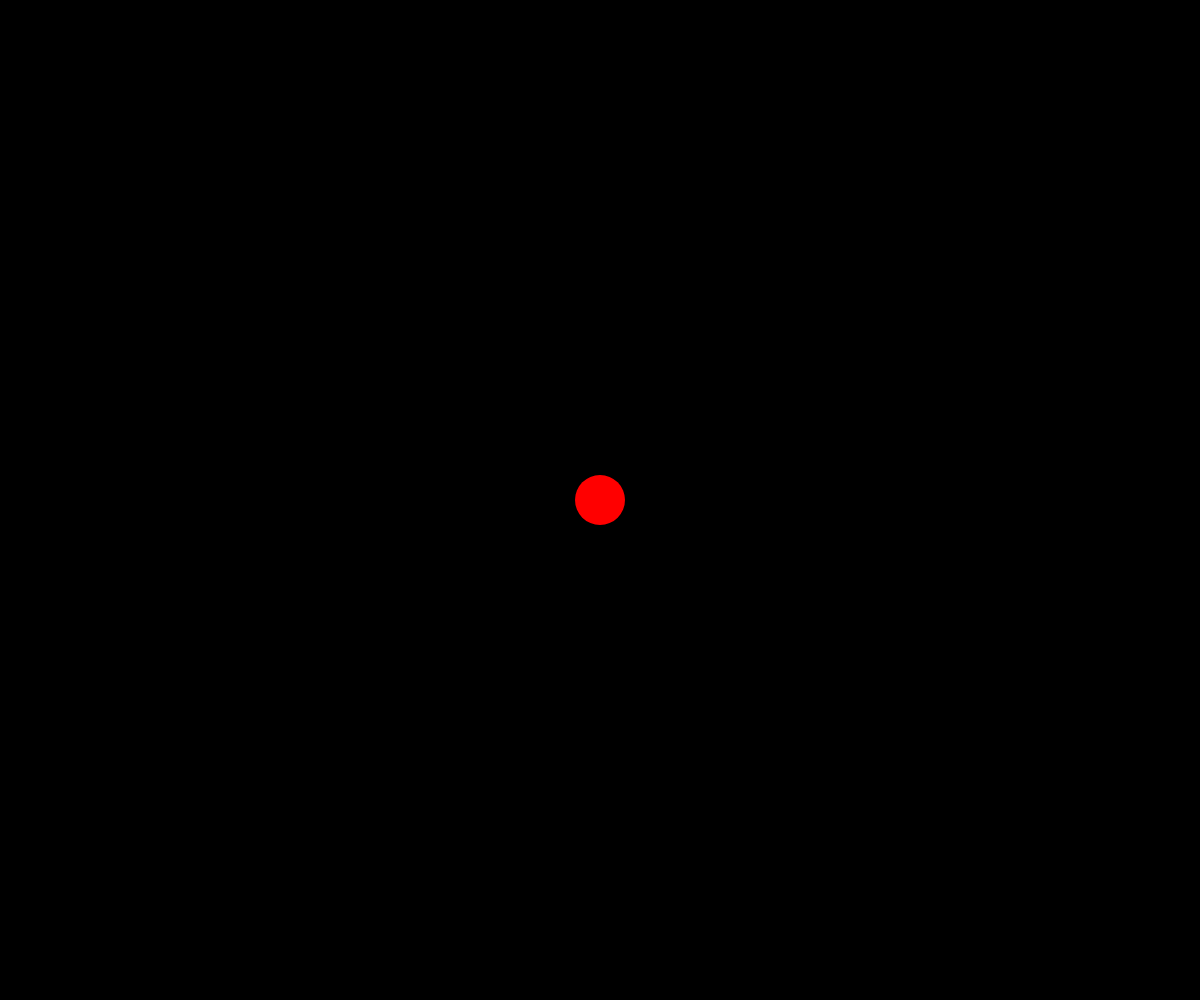
Frame 1 (no input)
Frame 60 (no input): identical to frame 1, image omitted
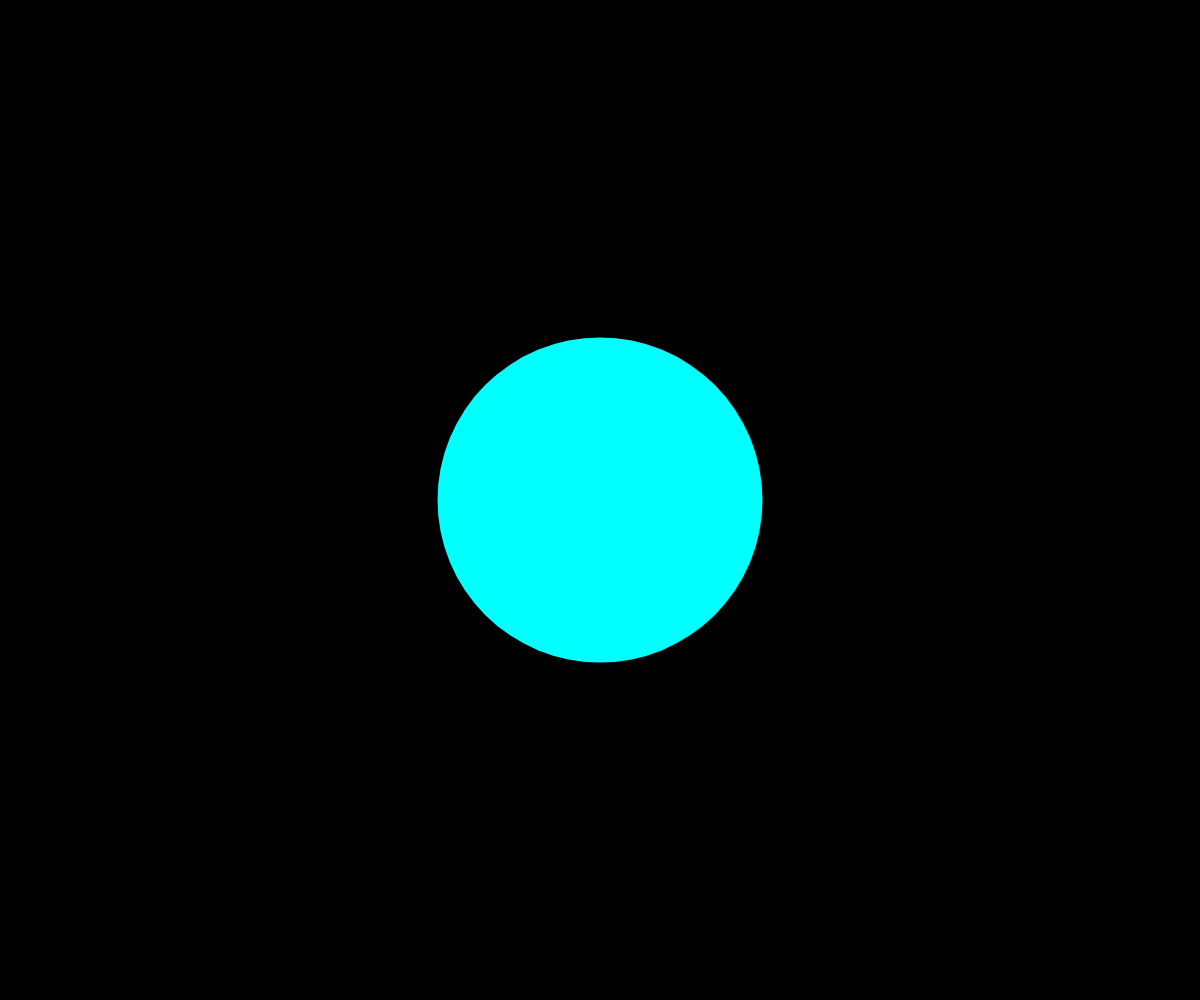
Frame 120 (the mouse pressed at the canvas centre since frame 60)

The p5.js sketch that drew these frames (run headless with seeded random() and noise() and a simulated clock; from frame 60 on, the mouse is pressed at the canvas centre):

// p5.js sketch
// ── sketch.js
function setup() {
    createCanvas(windowWidth, windowHeight);
    // Set color mode to HSB
    // Hue ranges between 0 - 360
    // Saturation ranges between 0 - 100
    // Brightness ranges between 0 - 100
    colorMode(HSB, 360, 100, 100);
  }
  
  function draw() {
    background(0, 15);
    
    // Map mouseX with initial range of 0 and width to a new range of 0 and 360
    let hue = map(mouseX, 0, width, 0, 360);
    // Map mouseX with initial range of 0 and width to a new range of 50 and width / 2
    let size = map(mouseX, 0, width, 50, width / 2);
    
    noStroke();
    fill(hue, 100, 100);
    ellipse(width / 2, height / 2, size, size);
  }
  
  function windowResized() {
    resizeCanvas(windowWidth, windowHeight);
  }
